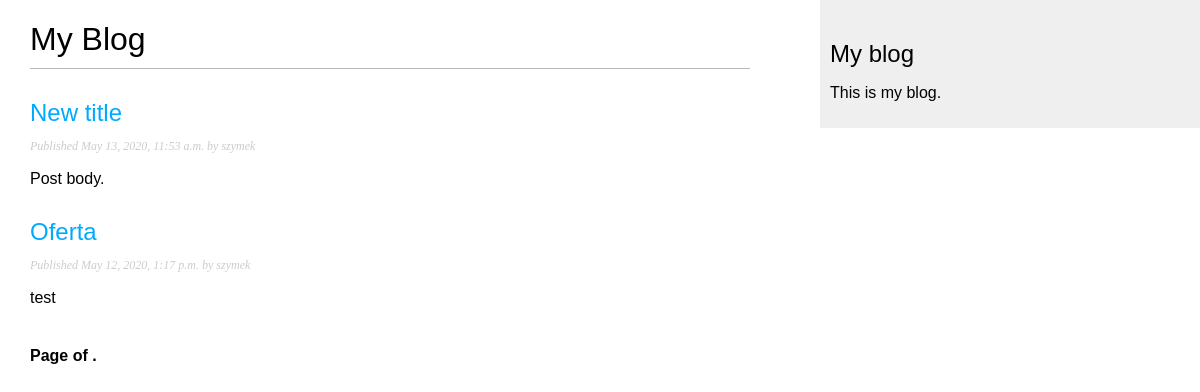
/blog/, run on an earlier commit of the app's database.
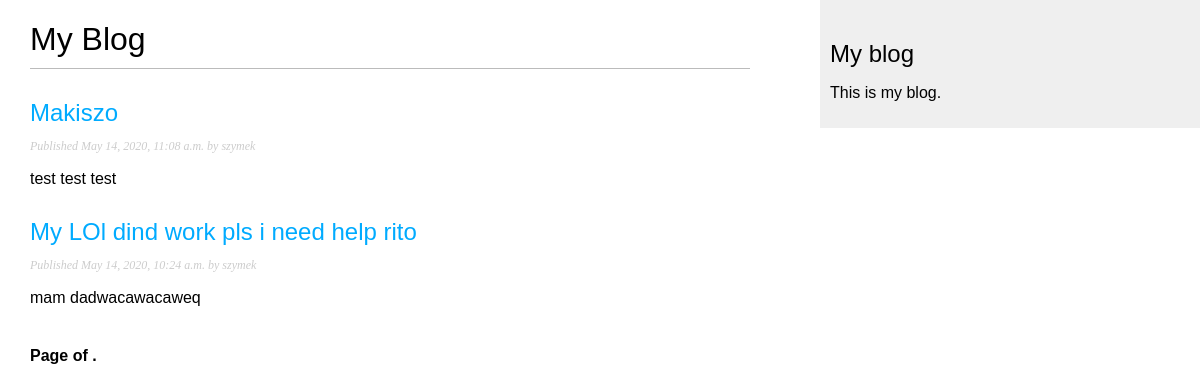
And on a later commit of the database.
### blog/models.py (models this page shows, shortened)
class Post(models.Model):
    STATUS_CHOICES = (('draft', 'Draft'), ('published', 'Published'),)
    title = models.CharField(max_length=250)
    slug = models.SlugField(max_length=250, unique_for_date='publish')
    author = models.ForeignKey(User, on_delete=models.CASCADE, related_name='blog_posts')
    body = models.TextField()
    publish = models.DateTimeField(default=timezone.now)
    created = models.DateTimeField(auto_now_add=True)
    updated = models.DateTimeField(auto_now=True)
    status = models.CharField(max_length=10, choices=STATUS_CHOICES, default='draft')
    object = models.Manager()
    published = PublishedManager()
    class Meta:
        ordering = ('-publish', )
    def get_absolute_url(self):
        return reverse('blog:post_detail', args=[self.publish.year, self.publish.month, self.publish.day, self.slug])

### blog/views.py (the view)
# urls.py: path('', views.post_list, name='post_list'),
def post_list(request):
    posts = Post.published.all()
    return render(request, 'blog/post/list.html', {'posts': posts})

### blog/templates/blog/post/list.html (shortened to what this page needs)
{% extends "blog/base.html" %}
{% block content %}
    <h1>My Blog</h1>
    {% for post in posts %}
        <h2>
            <a href="{{ post.get_absolute_url }}">
                {{ post.title }}
            </a>
        </h2>
        <p class="date">
            Published {{ post.publish }} by {{ post.author }}
        </p>
        {{ post.body|truncatewords:30|linebreaks }}
    {% endfor %}
    {% include "pagination.html" with page=posts %}
{% endblock %}

### blog/templates/blog/base.html (shortened to what this page needs)
{% load static %}
<!DOCTYPE html>
<html>
<head>
    <link href="{% static "css/blog.css" %}" rel="stylesheet">
</head>
<body>
<div id="content">
    {% block content %}
    {% endblock %}
</div>
<div id="sidebar">
    <h2>My blog</h2>
    <p>This is my blog.</p>
</div>
</body>
</html>

### blog/templates/pagination.html (shortened to what this page needs)
<div class="pagination">
  <span class="step-links">
      <span class="current">
      Page {{ page.number }} of {{ page.paginator.num_pages }}.
    </span>
  </span>
</div>

### blog/static/css/blog.css (style rules this page uses)
body { margin:0; padding:0; font-family:helvetica, sans-serif; }
a { color:#00abff; text-decoration:none; }
h1 { font-weight:normal; border-bottom:1px solid #bbb; padding:0 0 10px 0; }
h2 { font-weight:normal; margin:30px 0 0; }
#content { float:left; width:60%; padding:0 0 0 30px; }
#sidebar { float:right; width:30%; padding:10px; background:#efefef; height:100%; }
p.date { color:#ccc; font-family: georgia, serif; font-size: 12px; font-style: italic; }
.pagination { margin:40px 0; font-weight:bold; }

What changed in the data, as far as the page shows it:
removed Post: title "New title", publish "May 13, 2020, 11:53 a.m.", author "szymek", body "Post body."
removed Post: title "Oferta", publish "May 12, 2020, 1:17 p.m.", author "szymek", body "test"
added Post: title "Makiszo", publish "May 14, 2020, 11:08 a.m.", author "szymek", body "test test test"
added Post: title "My LOl dind work pls i need help rito", publish "May 14, 2020, 10:24 a.m.", author "szymek", body "mam dadwacawacaweq"
